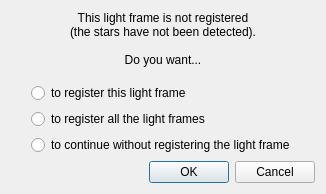
<?xml version="1.0" encoding="UTF-8"?>
<ui version="4.0">
 <class>AskRegistering</class>
 <widget class="QDialog" name="AskRegistering">
  <property name="geometry">
   <rect>
    <x>0</x>
    <y>0</y>
    <width>378</width>
    <height>241</height>
   </rect>
  </property>
  <property name="windowTitle">
   <string>Dialog</string>
  </property>
  <layout class="QFormLayout" name="formLayout">
   <property name="sizeConstraint">
    <enum>QLayout::SetFixedSize</enum>
   </property>
   <property name="labelAlignment">
    <set>Qt::AlignHCenter|Qt::AlignTop</set>
   </property>
   <property name="formAlignment">
    <set>Qt::AlignHCenter|Qt::AlignTop</set>
   </property>
   <item row="0" column="0" colspan="2">
    <layout class="QVBoxLayout" name="verticalLayout">
     <property name="leftMargin">
      <number>20</number>
     </property>
     <property name="topMargin">
      <number>0</number>
     </property>
     <property name="rightMargin">
      <number>20</number>
     </property>
     <property name="bottomMargin">
      <number>0</number>
     </property>
     <item>
      <widget class="QLabel" name="label">
       <property name="text">
        <string>This light frame is not registered
(the stars have not been detected).

Do you want...</string>
       </property>
       <property name="alignment">
        <set>Qt::AlignCenter</set>
       </property>
      </widget>
     </item>
     <item>
      <spacer name="verticalSpacer">
       <property name="orientation">
        <enum>Qt::Vertical</enum>
       </property>
       <property name="sizeType">
        <enum>QSizePolicy::Fixed</enum>
       </property>
       <property name="sizeHint" stdset="0">
        <size>
         <width>20</width>
         <height>10</height>
        </size>
       </property>
      </spacer>
     </item>
     <item>
      <widget class="QRadioButton" name="radioButton">
       <property name="text">
        <string>to register this light frame</string>
       </property>
      </widget>
     </item>
     <item>
      <widget class="QRadioButton" name="radioButton_2">
       <property name="text">
        <string>to register all the light frames</string>
       </property>
      </widget>
     </item>
     <item>
      <widget class="QRadioButton" name="radioButton_3">
       <property name="text">
        <string>to continue without registering the light frame</string>
       </property>
      </widget>
     </item>
    </layout>
   </item>
   <item row="1" column="0" colspan="2">
    <widget class="QDialogButtonBox" name="buttonBox">
     <property name="orientation">
      <enum>Qt::Horizontal</enum>
     </property>
     <property name="standardButtons">
      <set>QDialogButtonBox::Cancel|QDialogButtonBox::Ok</set>
     </property>
    </widget>
   </item>
  </layout>
 </widget>
 <resources/>
 <connections>
  <connection>
   <sender>buttonBox</sender>
   <signal>accepted()</signal>
   <receiver>AskRegistering</receiver>
   <slot>accept()</slot>
   <hints>
    <hint type="sourcelabel">
     <x>257</x>
     <y>204</y>
    </hint>
    <hint type="destinationlabel">
     <x>157</x>
     <y>274</y>
    </hint>
   </hints>
  </connection>
  <connection>
   <sender>buttonBox</sender>
   <signal>rejected()</signal>
   <receiver>AskRegistering</receiver>
   <slot>reject()</slot>
   <hints>
    <hint type="sourcelabel">
     <x>325</x>
     <y>204</y>
    </hint>
    <hint type="destinationlabel">
     <x>286</x>
     <y>274</y>
    </hint>
   </hints>
  </connection>
  <connection>
   <sender>radioButton</sender>
   <signal>clicked()</signal>
   <receiver>AskRegistering</receiver>
   <slot>onRegisterOne()</slot>
   <hints>
    <hint type="sourcelabel">
     <x>138</x>
     <y>105</y>
    </hint>
    <hint type="destinationlabel">
     <x>138</x>
     <y>224</y>
    </hint>
   </hints>
  </connection>
  <connection>
   <sender>radioButton_2</sender>
   <signal>clicked()</signal>
   <receiver>AskRegistering</receiver>
   <slot>onRegisterAll()</slot>
   <hints>
    <hint type="sourcelabel">
     <x>201</x>
     <y>136</y>
    </hint>
    <hint type="destinationlabel">
     <x>359</x>
     <y>68</y>
    </hint>
   </hints>
  </connection>
  <connection>
   <sender>radioButton_3</sender>
   <signal>clicked()</signal>
   <receiver>AskRegistering</receiver>
   <slot>onRegisterNone()</slot>
   <hints>
    <hint type="sourcelabel">
     <x>111</x>
     <y>167</y>
    </hint>
    <hint type="destinationlabel">
     <x>63</x>
     <y>221</y>
    </hint>
   </hints>
  </connection>
 </connections>
 <slots>
  <slot>onRegisterAll()</slot>
  <slot>onRegisterOne()</slot>
  <slot>onRegisterNone()</slot>
 </slots>
</ui>
